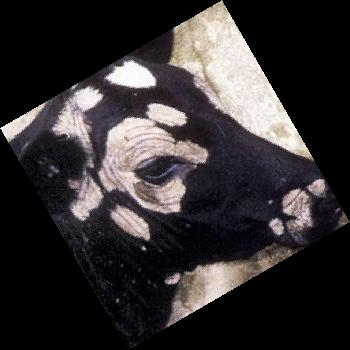
#> input picture Data Augmentation/00000008.jpg, 350 x 350 px; its folder holds only this picture in this run
$ python 'rotate image.py'
#> lines starting #> are read from the running program, lines starting #| are printed output that depends on the picture
import os

from PIL import Image
path= os.path.abspath(".")
extensions= ['JPG']
angle=30
#read the image
##im = Image.open("1.jpg")
##
###rotate image by 90 degrees
##angle = 270
##out = im.rotate(angle, expand=True)
##out.save('rotate-output1.jpg')
if __name__ == "__main__":
    for f in os.listdir(path):
        if os.path.isfile(os.path.join(path,f)):
            f_text, f_ext= os.path.splitext(f)
            f_ext= f_ext[1:].upper()
            if f_ext in extensions:
                image = Image.open(os.path.join(path,f))
#> image is the input picture: PIL image 350x350 RGB; mean R, G, B 52, 47.9, 49.4
                width, height= image.size
#> width = 350; height = 350
                print (f, image.size)
#| 00000008.jpg (350, 350)
                image = image.rotate(angle, expand=True)
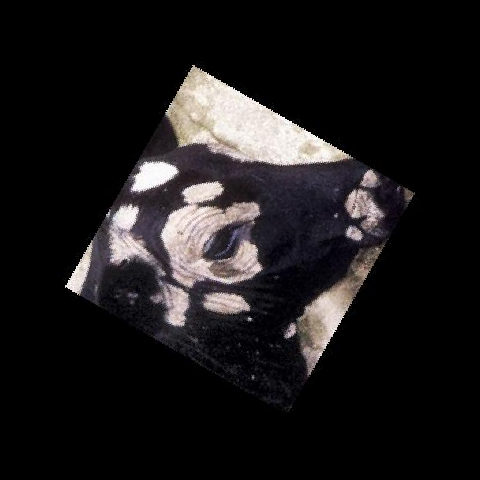
#> image: PIL image 480x480 RGB; mean R, G, B 27.7, 25.5, 26.3
                image.save(os.path.join(path,f))
